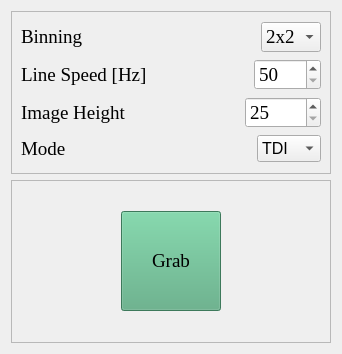
<?xml version="1.0" encoding="UTF-8"?>
<ui version="4.0">
 <class>TeledyneDetectorPanelView</class>
 <widget class="QWidget" name="TeledyneDetectorPanelView">
  <property name="geometry">
   <rect>
    <x>0</x>
    <y>0</y>
    <width>342</width>
    <height>354</height>
   </rect>
  </property>
  <property name="font">
   <font>
    <family>Times New Roman</family>
    <pointsize>14</pointsize>
   </font>
  </property>
  <property name="windowTitle">
   <string>Form</string>
  </property>
  <layout class="QVBoxLayout" name="verticalLayout_2">
   <item>
    <widget class="QFrame" name="parametersFrame">
     <property name="styleSheet">
      <string notr="true">font: 14pt &quot;Times New Roman&quot;;</string>
     </property>
     <property name="frameShape">
      <enum>QFrame::StyledPanel</enum>
     </property>
     <property name="frameShadow">
      <enum>QFrame::Plain</enum>
     </property>
     <layout class="QVBoxLayout" name="verticalLayout">
      <item>
       <layout class="QHBoxLayout" name="horizontalLayout">
        <item>
         <widget class="QLabel" name="binningLbl">
          <property name="font">
           <font>
            <family>Times New Roman</family>
            <pointsize>14</pointsize>
            <weight>50</weight>
            <italic>false</italic>
            <bold>false</bold>
           </font>
          </property>
          <property name="text">
           <string>Binning</string>
          </property>
         </widget>
        </item>
        <item>
         <widget class="QComboBox" name="binningComboBox">
          <property name="sizePolicy">
           <sizepolicy hsizetype="Fixed" vsizetype="Fixed">
            <horstretch>0</horstretch>
            <verstretch>0</verstretch>
           </sizepolicy>
          </property>
          <property name="font">
           <font>
            <family>Times New Roman</family>
            <pointsize>14</pointsize>
            <weight>50</weight>
            <italic>false</italic>
            <bold>false</bold>
           </font>
          </property>
          <item>
           <property name="text">
            <string extracomment="2">2x2</string>
           </property>
          </item>
          <item>
           <property name="text">
            <string extracomment="3">3x3</string>
           </property>
          </item>
          <item>
           <property name="text">
            <string extracomment="4">4x4</string>
           </property>
          </item>
          <item>
           <property name="text">
            <string extracomment="5">5x5</string>
           </property>
          </item>
          <item>
           <property name="text">
            <string extracomment="6">6x6</string>
           </property>
          </item>
         </widget>
        </item>
       </layout>
      </item>
      <item>
       <layout class="QHBoxLayout" name="horizontalLayout_2">
        <item>
         <widget class="QLabel" name="lineSpeedLbl">
          <property name="font">
           <font>
            <family>Times New Roman</family>
            <pointsize>14</pointsize>
            <weight>50</weight>
            <italic>false</italic>
            <bold>false</bold>
           </font>
          </property>
          <property name="text">
           <string>Line Speed [Hz]</string>
          </property>
         </widget>
        </item>
        <item>
         <widget class="QSpinBox" name="lineSpeedSpinBox">
          <property name="sizePolicy">
           <sizepolicy hsizetype="Fixed" vsizetype="Fixed">
            <horstretch>0</horstretch>
            <verstretch>0</verstretch>
           </sizepolicy>
          </property>
          <property name="font">
           <font>
            <family>Times New Roman</family>
            <pointsize>14</pointsize>
            <weight>50</weight>
            <italic>false</italic>
            <bold>false</bold>
           </font>
          </property>
          <property name="minimum">
           <number>50</number>
          </property>
          <property name="maximum">
           <number>2000</number>
          </property>
         </widget>
        </item>
       </layout>
      </item>
      <item>
       <layout class="QHBoxLayout" name="horizontalLayout_3">
        <item>
         <widget class="QLabel" name="imageHeightLbl">
          <property name="font">
           <font>
            <family>Times New Roman</family>
            <pointsize>14</pointsize>
            <weight>50</weight>
            <italic>false</italic>
            <bold>false</bold>
           </font>
          </property>
          <property name="text">
           <string>Image Height</string>
          </property>
         </widget>
        </item>
        <item>
         <widget class="QSpinBox" name="imageHeightSpinBox">
          <property name="sizePolicy">
           <sizepolicy hsizetype="Fixed" vsizetype="Fixed">
            <horstretch>0</horstretch>
            <verstretch>0</verstretch>
           </sizepolicy>
          </property>
          <property name="font">
           <font>
            <family>Times New Roman</family>
            <pointsize>14</pointsize>
            <weight>50</weight>
            <italic>false</italic>
            <bold>false</bold>
           </font>
          </property>
          <property name="minimum">
           <number>25</number>
          </property>
          <property name="maximum">
           <number>16665</number>
          </property>
         </widget>
        </item>
       </layout>
      </item>
      <item>
       <layout class="QHBoxLayout" name="horizontalLayout_4">
        <item>
         <widget class="QLabel" name="modeLbl">
          <property name="font">
           <font>
            <family>Times New Roman</family>
            <pointsize>14</pointsize>
            <weight>50</weight>
            <italic>false</italic>
            <bold>false</bold>
           </font>
          </property>
          <property name="text">
           <string>Mode</string>
          </property>
         </widget>
        </item>
        <item>
         <widget class="QComboBox" name="modeComboBox">
          <property name="sizePolicy">
           <sizepolicy hsizetype="Fixed" vsizetype="Fixed">
            <horstretch>0</horstretch>
            <verstretch>0</verstretch>
           </sizepolicy>
          </property>
          <property name="font">
           <font>
            <family>Tahoma</family>
            <pointsize>12</pointsize>
            <weight>50</weight>
            <italic>false</italic>
            <bold>false</bold>
           </font>
          </property>
          <property name="styleSheet">
           <string notr="true">font: 12pt &quot;Tahoma&quot;;</string>
          </property>
          <item>
           <property name="text">
            <string>TDI</string>
           </property>
          </item>
          <item>
           <property name="text">
            <string>Area</string>
           </property>
          </item>
         </widget>
        </item>
       </layout>
      </item>
     </layout>
    </widget>
   </item>
   <item>
    <widget class="QFrame" name="commandsframe">
     <property name="frameShape">
      <enum>QFrame::StyledPanel</enum>
     </property>
     <property name="frameShadow">
      <enum>QFrame::Sunken</enum>
     </property>
     <layout class="QGridLayout" name="gridLayout">
      <item row="0" column="2">
       <spacer name="horizontalSpacer">
        <property name="orientation">
         <enum>Qt::Horizontal</enum>
        </property>
        <property name="sizeHint" stdset="0">
         <size>
          <width>40</width>
          <height>20</height>
         </size>
        </property>
       </spacer>
      </item>
      <item row="0" column="0">
       <spacer name="horizontalSpacer_2">
        <property name="orientation">
         <enum>Qt::Horizontal</enum>
        </property>
        <property name="sizeHint" stdset="0">
         <size>
          <width>49</width>
          <height>20</height>
         </size>
        </property>
       </spacer>
      </item>
      <item row="0" column="1">
       <widget class="QToolButton" name="grabBtn">
        <property name="minimumSize">
         <size>
          <width>100</width>
          <height>100</height>
         </size>
        </property>
        <property name="maximumSize">
         <size>
          <width>100</width>
          <height>100</height>
         </size>
        </property>
        <property name="styleSheet">
         <string notr="true">font: 8pt &quot;Tahoma&quot;;
background-color: rgb(85, 170, 127);</string>
        </property>
        <property name="text">
         <string>Grab</string>
        </property>
        <property name="icon">
         <iconset resource="../resources.qrc">
          <normaloff>:/images/image/grab.png</normaloff>:/images/image/grab.png</iconset>
        </property>
        <property name="iconSize">
         <size>
          <width>64</width>
          <height>64</height>
         </size>
        </property>
        <property name="toolButtonStyle">
         <enum>Qt::ToolButtonTextUnderIcon</enum>
        </property>
       </widget>
      </item>
     </layout>
    </widget>
   </item>
  </layout>
 </widget>
 <resources>
  <include location="../resources.qrc"/>
 </resources>
 <connections/>
</ui>
